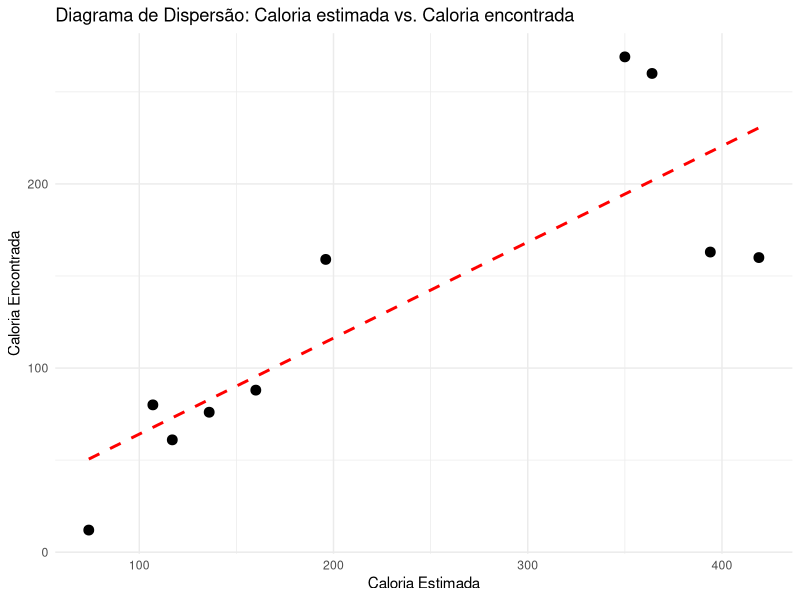

The R script that drew this image:
library(ggplot2)

                                  # Colocando os dados

caloriasEstimadas = c(196, 394, 350, 117, 136, 364, 74, 107, 160, 419)
caloriasEncontradas = c(159, 163, 269, 61, 76, 260, 12, 80, 88, 160)

                                  # Transformando em data.frame
dataCalorias = data.frame(caloriasEncontradas, caloriasEstimadas)

                       # Plotando o gráfico de dispersão com regressão linear
graficoCalorias = ggplot(dataCalorias, aes(x = caloriasEstimadas, y = caloriasEncontradas)) +
  geom_point(size = 3, color = "black") +
  geom_smooth(method = "lm", se = FALSE, color = "red", linetype = "dashed") +
  labs(
    title = "Diagrama de Dispersão: Caloria estimada vs. Caloria encontrada",
    x = "Caloria Estimada",
    y = "Caloria Encontrada",
  ) +
  theme_minimal()

graficoCalorias

                                      # Calculando a regressão linear

regressao = lm(dataCalorias$caloriasEncontradas ~ dataCalorias$caloriasEstimadas)
print(regressao)


correlacao = cor.test(caloriasEstimadas, caloriasEncontradas)
correlacao1 = cor(caloriasEstimadas, caloriasEncontradas)

print(correlacao)
print(correlacao1)

dataCalorias$mais100Calorias = caloriasEstimadas + 100
View(dataCalorias)

correlacaoMais100Calorias = cor.test(dataCalorias$mais100Calorias , dataCalorias$caloriasEncontradas,)
print(correlacaoMais100Calorias)

dataCalorias$semBoloEspaguete = ifelse(dataCalorias$caloriasEstimadas > 350 , 0 , dataCalorias$caloriasEstimadas)


View(dataCalorias)

dataCalorias$alimentosRestante = ifelse(dataCalorias$semBoloEspaguete > 0, dataCalorias$semBoloEspaguete , NA)
View(dataCalorias)
base_limpa <- na.omit(dataCalorias)

View(base_limpa)

correlacaoAlimentosRestante = cor.test(base_limpa$caloriasEncontradas , base_limpa$caloriasEstimadas)
print(correlacaoAlimentosRestante)


